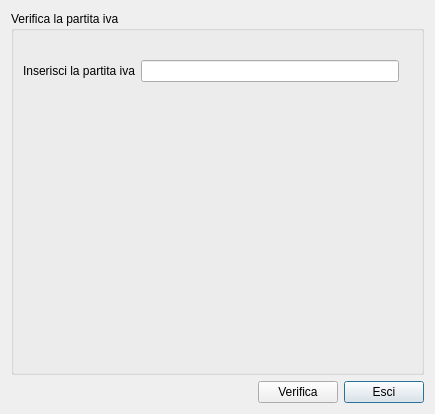
<?xml version="1.0" encoding="UTF-8"?>
<ui version="4.0">
 <class>verify_piva</class>
 <widget class="QDialog" name="verify_piva">
  <property name="geometry">
   <rect>
    <x>0</x>
    <y>0</y>
    <width>435</width>
    <height>414</height>
   </rect>
  </property>
  <property name="sizePolicy">
   <sizepolicy hsizetype="Fixed" vsizetype="Fixed">
    <horstretch>0</horstretch>
    <verstretch>0</verstretch>
   </sizepolicy>
  </property>
  <property name="windowTitle">
   <string>Dialog</string>
  </property>
  <layout class="QGridLayout" name="gridLayout">
   <item row="1" column="2">
    <widget class="QPushButton" name="esci">
     <property name="text">
      <string>Esci</string>
     </property>
     <property name="icon">
      <iconset resource="../../initdb/images.qrc">
       <normaloff>:/images/dialog-close.png</normaloff>:/images/dialog-close.png</iconset>
     </property>
     <property name="iconSize">
      <size>
       <width>32</width>
       <height>32</height>
      </size>
     </property>
    </widget>
   </item>
   <item row="1" column="1">
    <widget class="QPushButton" name="verifica">
     <property name="text">
      <string>Verifica</string>
     </property>
     <property name="icon">
      <iconset resource="../biblio.qrc">
       <normaloff>:/images/iva.png</normaloff>:/images/iva.png</iconset>
     </property>
     <property name="iconSize">
      <size>
       <width>32</width>
       <height>32</height>
      </size>
     </property>
    </widget>
   </item>
   <item row="1" column="0">
    <spacer name="horizontalSpacer">
     <property name="orientation">
      <enum>Qt::Horizontal</enum>
     </property>
     <property name="sizeHint" stdset="0">
      <size>
       <width>40</width>
       <height>20</height>
      </size>
     </property>
    </spacer>
   </item>
   <item row="0" column="0" colspan="3">
    <widget class="QGroupBox" name="groupBox">
     <property name="title">
      <string>Verifica la partita iva</string>
     </property>
     <layout class="QGridLayout" name="gridLayout_2">
      <item row="3" column="0" colspan="2">
       <spacer name="verticalSpacer_2">
        <property name="orientation">
         <enum>Qt::Vertical</enum>
        </property>
        <property name="sizeHint" stdset="0">
         <size>
          <width>20</width>
          <height>40</height>
         </size>
        </property>
       </spacer>
      </item>
      <item row="2" column="0" colspan="2">
       <widget class="QLabel" name="es_er">
        <property name="text">
         <string/>
        </property>
        <property name="alignment">
         <set>Qt::AlignCenter</set>
        </property>
       </widget>
      </item>
      <item row="1" column="0">
       <widget class="QLabel" name="label">
        <property name="text">
         <string>Inserisci la partita iva</string>
        </property>
       </widget>
      </item>
      <item row="1" column="1">
       <widget class="QLineEdit" name="piva"/>
      </item>
      <item row="1" column="2">
       <widget class="QLabel" name="icona">
        <property name="text">
         <string/>
        </property>
        <property name="alignment">
         <set>Qt::AlignCenter</set>
        </property>
       </widget>
      </item>
      <item row="0" column="0" colspan="3">
       <widget class="QLabel" name="label_2">
        <property name="text">
         <string/>
        </property>
        <property name="pixmap">
         <pixmap resource="../biblio.qrc">:/images/p_iva_large.png</pixmap>
        </property>
        <property name="alignment">
         <set>Qt::AlignCenter</set>
        </property>
       </widget>
      </item>
     </layout>
    </widget>
   </item>
  </layout>
 </widget>
 <resources>
  <include location="../../initdb/images.qrc"/>
  <include location="../biblio.qrc"/>
 </resources>
 <connections/>
</ui>
